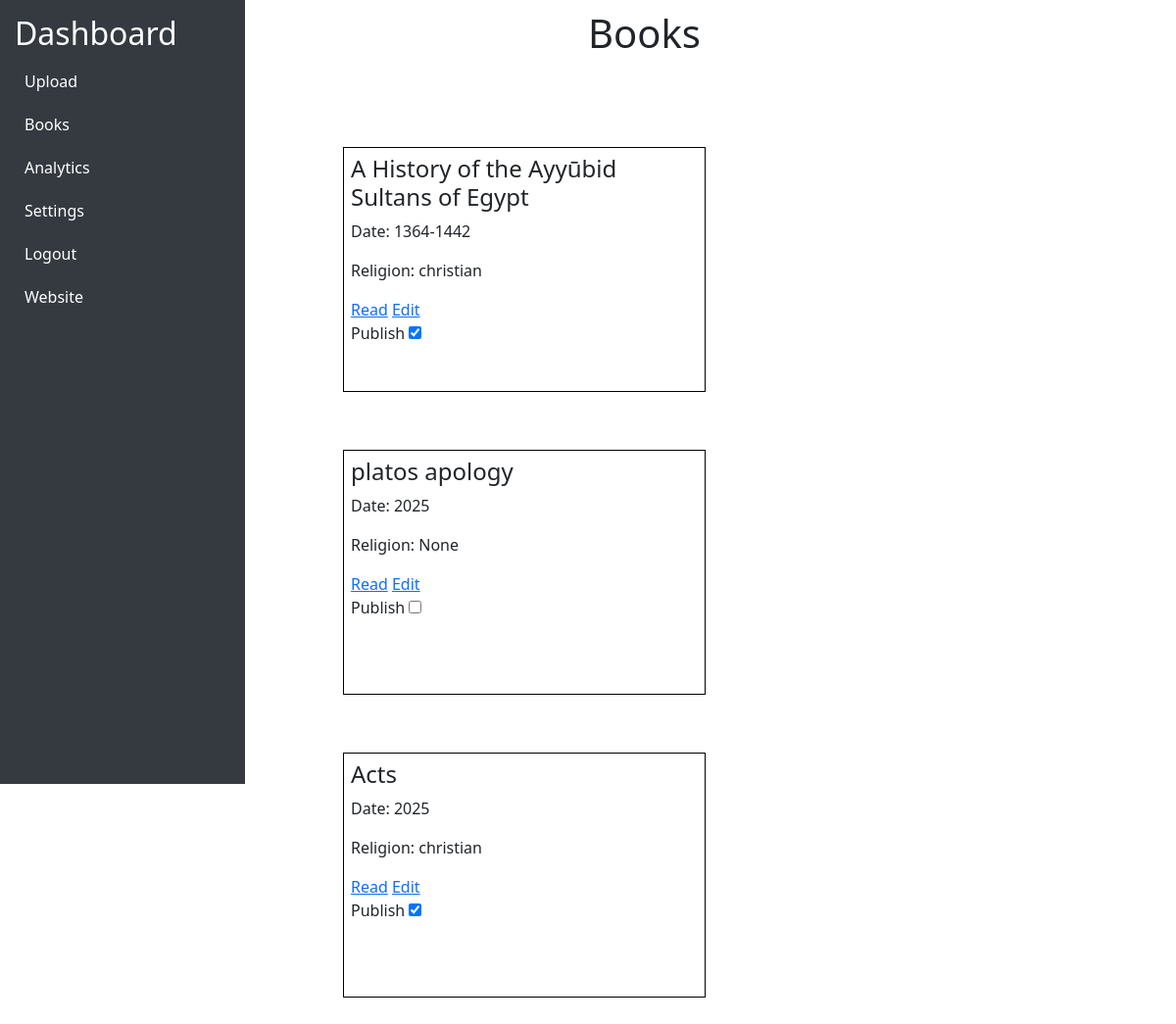
Before: /dashboard/books/ (signed in) with the older database file.
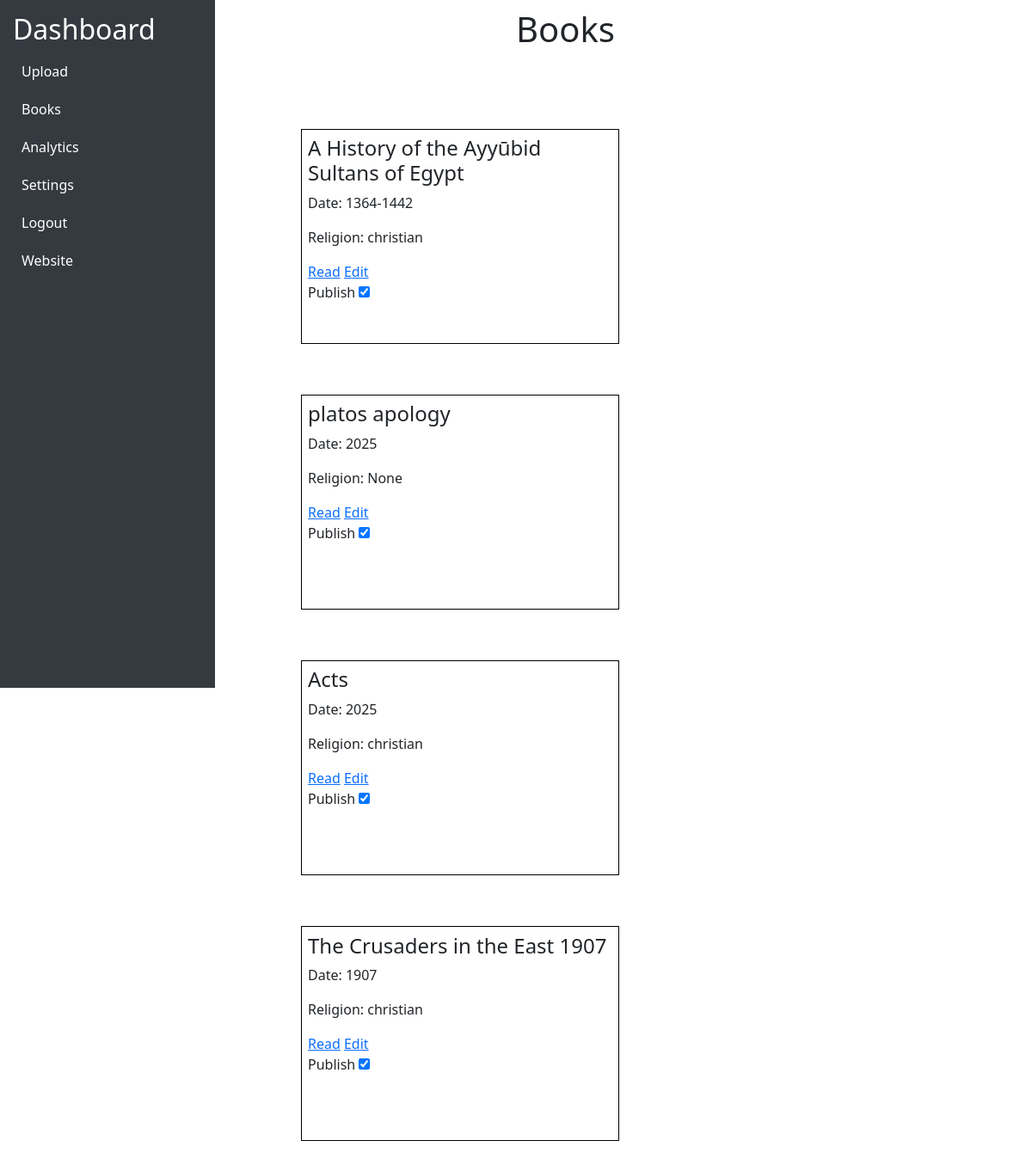
After: the same page with the newer database file.
### api/models.py (models this page shows, shortened)
class Book(models.Model):
    name = models.CharField(max_length=255)
    language = models.ForeignKey(Language, on_delete=models.CASCADE)
    date = models.CharField(max_length=255, default=None)
    religion = models.ForeignKey(Religion, on_delete=models.CASCADE)
    authors = models.CharField(max_length=255, blank=True, null=True, default=None)
    denomination = models.CharField(max_length=255, blank=True, null=True,default=None)
    translator = models.CharField(max_length=255, blank=True, null=True,default=None)
    book_id = models.CharField(max_length=255, blank=True, null=True,  default=None)
    description = models.CharField(max_length=255, blank=True, null=True, default=None)
    rights = models.CharField(max_length=255, blank=True, null=True, default=None)
    publisher = models.CharField(max_length=255, blank=True, null=True, default=None)
    image = models.ImageField(upload_to="book_images/", default="book_images/default.jpg")
    book_file = models.FileField(upload_to="books/", blank=True, null=True)
    is_published = models.BooleanField(default=False)

class Religion(models.Model):
    name = models.CharField(max_length=100, unique=True)
    def __str__(self):
        return self.name

### dashboard/views.py (the view)
# urls.py: path("books/", books, name="books"),
def books(request):
    book_objects = Book.objects.all()
    books_data = []
    return render(request, "books.html", {"books": book_objects})

### dashboard/templates/books.html (shortened to what this page needs)
{% extends 'dashbase.html' %}
{% load static %}
{% block extra_head_dash %}
<link rel="stylesheet" href="{% static '/dashboard/css/books.css' %}">
{% endblock %}
{% block content %}
<h1>Books</h1>
<div class="content">
    {% for book in books %}
    <div class="books-container">
        <div class="book-item">
            <h4>{{ book.name }}</h4>
            <p>Date: {{ book.date }}</p>
            <p>Religion: {{ book.religion }}</p>
            <a href="">Read</a>
            <a href="">Edit</a>
            <div>
                <label for="publish-{{ book.id }}">Publish</label>
                <input
                    type="checkbox"
                    id="publish-{{ book.id }}"
                    name="publish-{{ book.id }}"
                    onchange="updatePublishStatus('{{ book.id }}')"
                    {% if book.is_published %}checked{% endif %}
                >
            </div>
        </div>
    </div>
    {% endfor %}
</div>
{% endblock %}

### dashboard/templates/dashbase.html (shortened to what this page needs)
{% load static %}
<!DOCTYPE html>
<html lang="en">
{% if user.is_authenticated and user.is_staff %}
<head>
    <link rel="stylesheet" href="https://cdnjs.cloudflare.com/ajax/libs/bootstrap/5.3.0/css/bootstrap.min.css">
    <link rel="stylesheet" href="{% static '/dashboard/css/dashboard.css' %}">
    {% block extra_head_dash %}
    {% endblock %}
</head>
<body>
<div class="sidebar">
    <h2>Dashboard</h2>
    <a href="{% url 'dashboard:dashboard' %}">Upload</a>
    <a href="{% url 'dashboard:books' %}">Books</a>
    <a href="{% url 'dashboard:analytics' %}">Analytics</a>
    <a href="{% url 'dashboard:settings_view' %}">Settings</a>
    <a href="{% url 'accounts:logout' %}">Logout</a>
    <a href="{% url 'home' %}">Website</a>
</div>
{% block content %}
{% endblock %}
{% else %}
<h2>Not Authorized</h2>
{% endif %}
</body>
</html>

### dashboard/static/dashboard/css/dashboard.css (style rules this page uses)
body { display: flex; }
.sidebar { width: 250px; background: #343a40; color: white; padding: 15px; position: fixed; height: 100vh; }
.sidebar a { color: white; text-decoration: none; display: block; padding: 10px; }

### dashboard/static/dashboard/css/books.css (style rules this page uses)
.content { width: 65%; margin-left: 25%; margin-top: 100px; padding: 20px; background-color: #fff; display: flex; flex-wrap: wrap; }
h1 { position: absolute; margin-left: 50%; margin-top: 10px; }
.books-container { gap: 2%; margin: 2%; padding: 2%; width: 400px; }
.book-item { border: 1px solid black; padding: 2%; margin: 0; flex: 1 1 500px; max-width: 500px; min-height: 250px; box-sizing: border-box; }

Changed rows visible on the page:
changed Book "platos apology": is_published "☐" → "☑"
added Book: name "The Crusaders in the East 1907", date "1907", religion "christian", is_published "☑"
